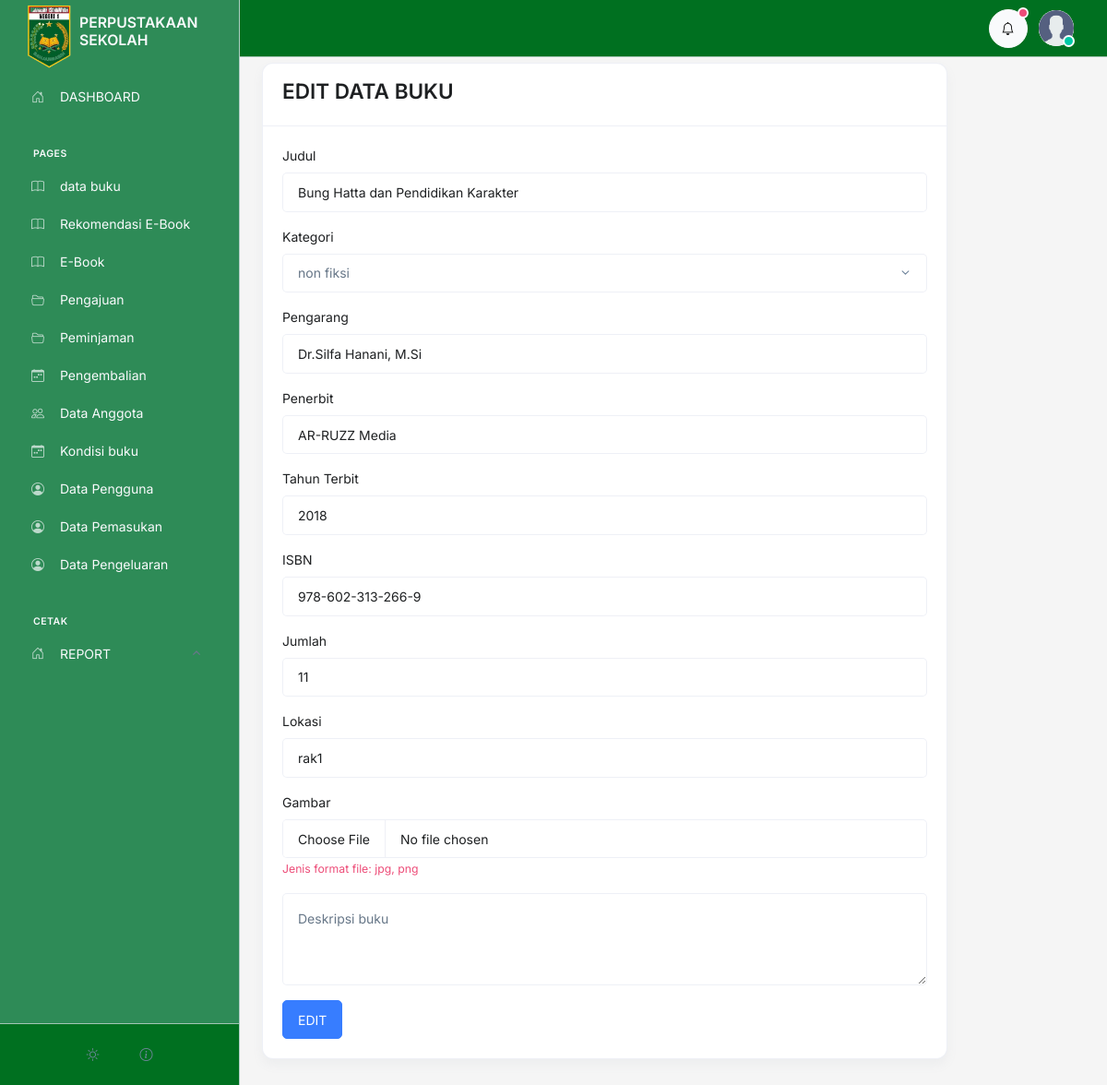
Before: /admin/buku/edit.php?id=22 (signed in) with the older database file.
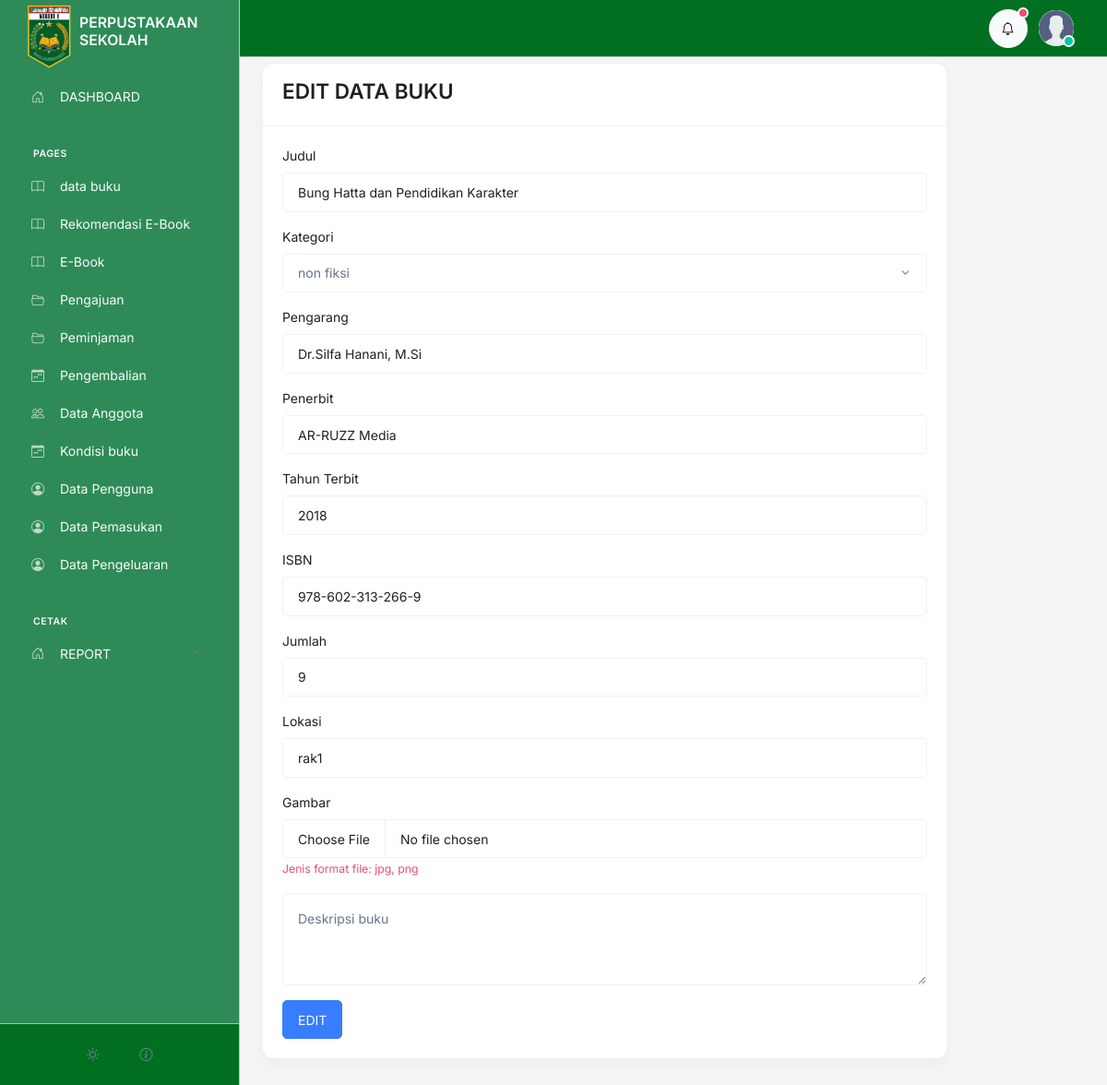
After: the same page with the newer database file.
### tables this page shows
CREATE TABLE `buku` (
  `id` int(11) NOT NULL,
  `id_kategori` int(11) DEFAULT 1,
  `tanggal` varchar(50) NOT NULL,
  `judul` varchar(200) NOT NULL,
  `pengarang` varchar(100) NOT NULL,
  `penerbit` varchar(100) NOT NULL,
  `tahun_terbit` varchar(50) NOT NULL,
  `isbn` varchar(200) NOT NULL,
  `jumlah` int(10) NOT NULL,
  `lokasi` varchar(200) NOT NULL,
  `deskripsi` text NOT NULL,
  `image` text NOT NULL
);

CREATE TABLE `kategori` (
  `id` int(100) NOT NULL,
  `nama` varchar(100) NOT NULL
);

### admin/controller.php (called while the page is built, shortened)
<?php
$conn = mysqli_connect('localhost', 'root', '', 'perpustakaan');
function all($table)
{
   $query = "SELECT * FROM $table ORDER BY id DESC";
   global $conn;
   $rows = [];
   $result = mysqli_query($conn, $query);
   while ($row = mysqli_fetch_assoc($result)) {
      $rows[] = $row;
   }
   return $rows;
}
function show($table, $id)
{
   $query = "SELECT * FROM $table WHERE id='$id'";
   global $conn;
   $rows = [];
   $result = mysqli_query($conn, $query);
   while ($row = mysqli_fetch_assoc($result)) {
      $rows[] = $row;
   }
   return $rows[0];
}

### admin/buku/edit.php (the view, shortened to what this page needs)
<?php
$id = $_GET['id'];
?>
<?php include '../controller.php' ?>
<?php include './fungsi.php' ?>
<?php include '../template/header.php';
$buku = show("buku", $id);
$kategori = all('kategori');
?>
<div class="container">
   <div class="card col-10 justify-content-center">
      <div class="card-header">
         <h1>EDIT DATA BUKU</h1>
      </div>
      <div class="card-body">
         <form method="POST" action="" enctype="multipart/form-data">
            <div class="mb-3">
               <label class="form-label" for="judul">Judul</label>
               <input require type="text" class="form-control" name="judul" id="judul" value="<?= htmlspecialchars($buku['judul']) ?>">
            </div>
            <div class="mb-3">
               <label class="form-label" for="kategori">Kategori</label>
               <select class="form-select" aria-label="Default select example" name="id_kategori">
                  <?php foreach ($kategori as $val) : ?>
                     <option value="<?= $val['id']; ?>" <?= $val['id'] == $buku['id_kategori'] ? 'selected' : ''; ?>><?= $val['nama']; ?></option>
                  <?php endforeach; ?>
               </select>
            </div>
            <div class="mb-3">
               <label class="form-label" for="pengarang">Pengarang</label>
               <input require type="text" class="form-control" name="pengarang" id="pengarang" value="<?= htmlspecialchars($buku['pengarang']) ?>">
            </div>
            <div class="mb-3">
               <label class="form-label" for="penerbit">Penerbit</label>
               <input require type="text" class="form-control" name="penerbit" id="penerbit" value="<?= htmlspecialchars($buku['penerbit']) ?>">
            </div>
            <div class="mb-3">
               <label class="form-label" for="tahun_terbit">Tahun Terbit</label>
               <input require type="text" class="form-control" name="tahun_terbit" id="tahun_terbit" value="<?= htmlspecialchars($buku['tahun_terbit']) ?>">
            </div>
            <div class="mb-3">
               <label class="form-label" for="isbn">ISBN</label>
               <input require type="text" class="form-control" name="isbn" id="isbn" value="<?= htmlspecialchars($buku['isbn']) ?>">
            </div>
            <div class="mb-3">
               <label class="form-label" for="jumlah">Jumlah</label>
               <input require type="number" class="form-control" name="jumlah" id="jumlah" value="<?= htmlspecialchars($buku['jumlah']) ?>">
            </div>
            <div class="mb-3">
               <label class="form-label" for="lokasi">Lokasi</label>
               <input require type="text" class="form-control" name="lokasi" id="lokasi" value="<?= htmlspecialchars($buku['lokasi']) ?>">
            </div>
            <div class="mb-3">
               <label class="form-label" for="image">Gambar</label>
               <input require type="file" class="form-control" name="image" id="image">
               <small class="text-danger mt-2">Jenis format file: jpg, png</small>
            </div>
            <div class="form-floating mb-3">
               <textarea class="form-control" placeholder="Masukkan deskripsi buku..." name="deskripsi" style="height: 100px"><?= htmlspecialchars($buku['deskripsi']) ?></textarea>
               <label for="floatingTextarea2">Deskripsi buku</label>
            </div>
            <button class="btn btn-primary" name="edit">EDIT</button>
         </form>
      </div>
   </div>
</div>
<?php include '../template/footer.php' ?>

Changed rows visible on the page:
changed buku "Bung Hatta dan Pendidikan Karakter": jumlah "11" → "9"
